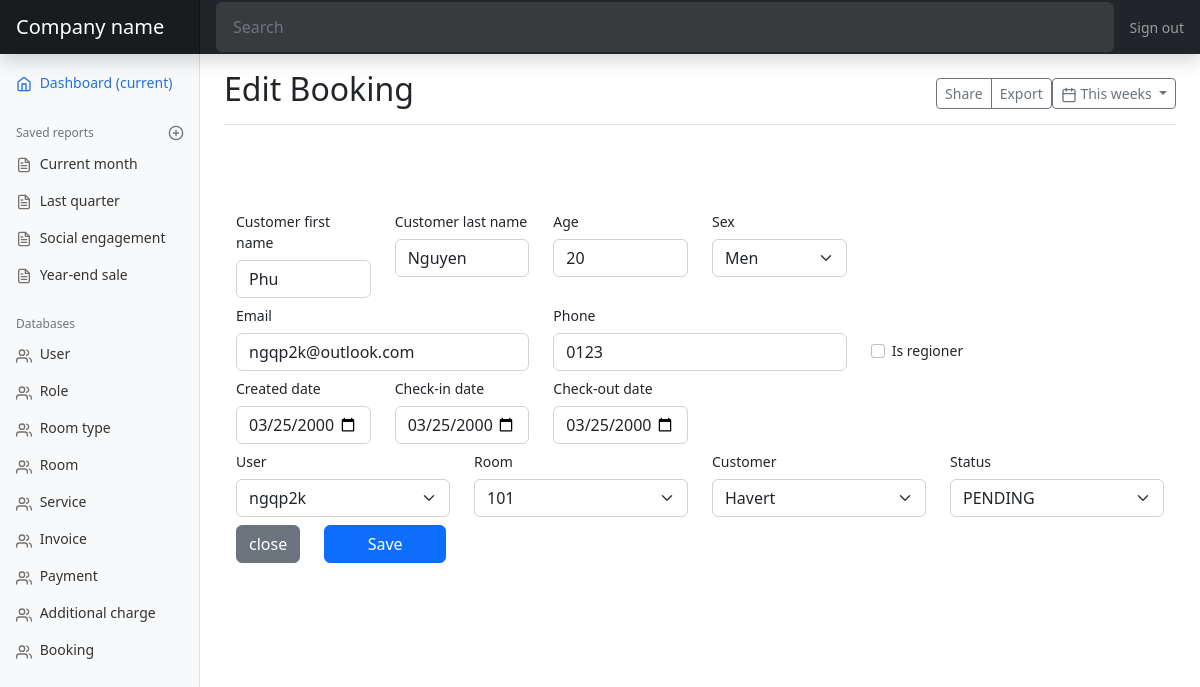
The page /edit-booking/1 on the database as committed earlier.
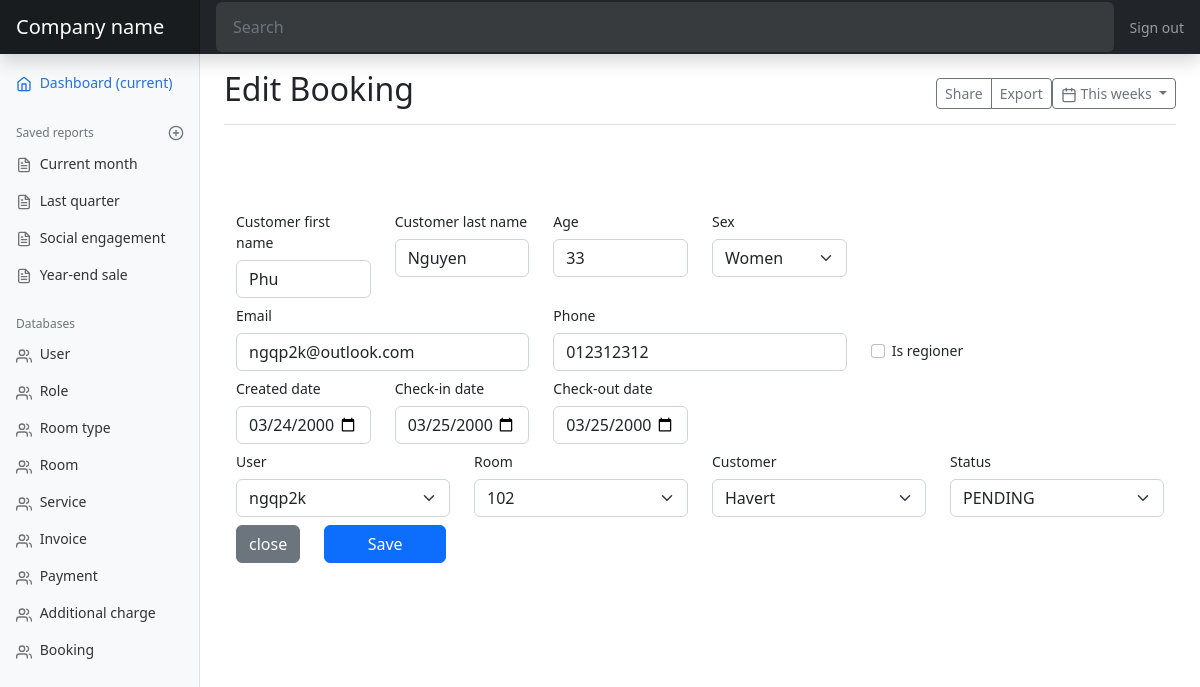
The same page on the database as committed later.
### models.py (models this page shows, shortened)
class Booking(db.Model):
    id = db.Column(db.Integer, primary_key=True)
    customer_first_name = db.Column(db.String(50))
    customer_last_name = db.Column(db.String(50))
    age = db.Column(db.Integer)
    sex = db.Column(db.Enum(Sex))
    email = db.Column(db.String(50))
    phone = db.Column(db.String(50))
    is_regioner = db.Column(db.Boolean)
    created_date = db.Column(db.Date)
    checkin_date = db.Column(db.Date)
    checkout_date = db.Column(db.Date)
    total_price = db.Column(db.Float)
    user_id = db.Column(db.Integer, db.ForeignKey('user.id'))
    user = db.relationship('User', backref=db.backref('booking', lazy=True))
    room_id = db.Column(db.Integer, db.ForeignKey('room.id'))
    room = db.relationship('Room', backref=db.backref('booking', lazy=True))
    customer_id = db.Column(db.Integer, db.ForeignKey('customer.id'))
    customer = db.relationship('Customer', backref=db.backref('booking', lazy=True))
    status = db.Column(db.Enum(BookingStatus))

### views.py (the view, shortened to what this page needs)
@app.route('/edit-booking/<int:booking_id>', methods=['GET', 'POST'])
def edit_booking(booking_id):
    booking = models.Booking.query.get(booking_id)
    rooms = models.Room.query.all()
    sexs = [sex.name for sex in models.Sex]
    users = models.User.query.all()
    customers = models.Customer.query.all()
    statuses = [status.name for status in models.BookingStatus]
    return render_template('edit-booking.html'
                           , booking=booking
                           , rooms=rooms
                           , sexs=sexs
                           , users=users
                           , customers=customers
                           , statuses=statuses)

### models.py (called while the page is built)
    def __str__(self) -> str:
        return self.username

    def __str__(self) -> str:
        return self.room_no

    def __str__(self) -> str:
        return self.first_name

### templates/edit-booking.html (shortened to what the changed rows need)
{% extends 'index.html' %}
{% block title %}Edit Booking{% endblock %}
{% block content %}
<div class="container">
    <form class="" method="post" action="#" role="form">
        <div class="row">
            <div class="col-md-2">
                <div class="form-group">
                    <label for="" class="col-form-label">Customer first name</label>
                    <input type="text" id="first-name" class="form-control" placeholder="Customer first name"
                        name="customer_first_name" value="{{ booking.customer_first_name}}">
                </div>
            </div>
            <div class="col-md-2">
                <div class="form-group">
                    <label for="" class="col-form-label">Customer last name</label>
                    <input type="text" id="first-name" class="form-control" placeholder="Customer last name"
                        name="customer_last_name" value="{{ booking.customer_last_name}}">
                </div>
            </div>
            <div class="col-md-2">
                <div class="form-group">
                    <label for="" class="col-form-label">Age</label>
                    <input type="text" id="first-name" class="form-control" placeholder="Age" name="age"
                        value="{{ booking.age}}">
                </div>
            </div>
            <div class="col-md-2">
                <div class="form-group">
                    <label for="" class="col-form-label">Sex</label>
                    <select class="form-select" name="sex">
                        {% for sex in sexs %}
                        {% if sex == booking.sex.name %}
                        <option selected>{{ sex }}</option>
                        {% else %}
                        <option>{{ sex }}</option>
                        {% endif %}
                        {% endfor %}
                    </select>
                </div>
            </div>
        </div>
        <div class="row">
            <div class="col-md-4">
                <div class="form-group">
                    <label for="" class="col-form-label">Email</label>
                    <input type="email" id="first-name" class="form-control" placeholder="Email" name="email"
                        value="{{ booking.email}}">
                </div>
            </div>
            <div class="col-md-4">
                <div class="form-group">
                    <label for="" class="col-form-label">Phone</label>
                    <input type="text" id="first-name" class="form-control" placeholder="Email" name="phone"
                        value="{{ booking.phone}}">
                </div>
            </div>
        </div>
        <div class="row">
            <div class="col-md-2">
                <div class="form-group">
                    <label for="" class="col-form-label">Created date</label>
                    <input type="date" id="first-name" class="form-control" placeholder="" name="created_date"
                        value="{{ booking.created_date}}">
                </div>
            </div>
            <div class="col-md-2">
                <div class="form-group">
                    <label for="" class="col-form-label">Check-in date</label>
                    <input type="date" id="first-name" class="form-control" placeholder="" name="checkin_date"
                        value="{{ booking.checkin_date}}">
                </div>
            </div>
            <div class="col-md-2">
                <div class="form-group">
                    <label for="" class="col-form-label">Check-out date</label>
                    <input type="date" id="first-name" class="form-control" placeholder="" name="checkout_date"
                        value="{{ booking.checkout_date}}">
                </div>
            </div>
        </div>
        <div class="row">
            <div class="col-md-3">
                <div class="form-group">
                    <label for="" class="col-form-label">Room</label>
                    <select class="form-select" name="room">
                        {% for room in rooms %}
                        {% if room == booking.room %}
                        <option selected value="{{ room.id }}">{{ room }}</option>
                        {% else %}
                        <option value="{{ room.id }}">{{ room }}</option>
                        {% endif %}
                        {% endfor %}
                    </select>
                </div>
            </div>
            <div class="col-md-3">
                <div class="form-group">
                    <label for="" class="col-form-label">Status</label>
                    <select class="form-select" name="status">
                        {% for status in statuses %}
                        {% if status == booking.status %}
                        <option selected>{{ status }}</option>
                        {% else %}
                        <option>{{ status }}</option>
                        {% endif %}
                        {% endfor %}
                    </select>
                </div>
            </div>
        </div>
    </form>
</div>
{% endblock %}

Rows that differ between the two databases and show on the page:
changed Booking "Phu": age "20" → "33"; sex "Men" → "Women"; phone "0123" → "012312312"; created_date "03/25/2000" → "03/24/2000"
Other text that changed with them:
form field room: "101" → "102"
